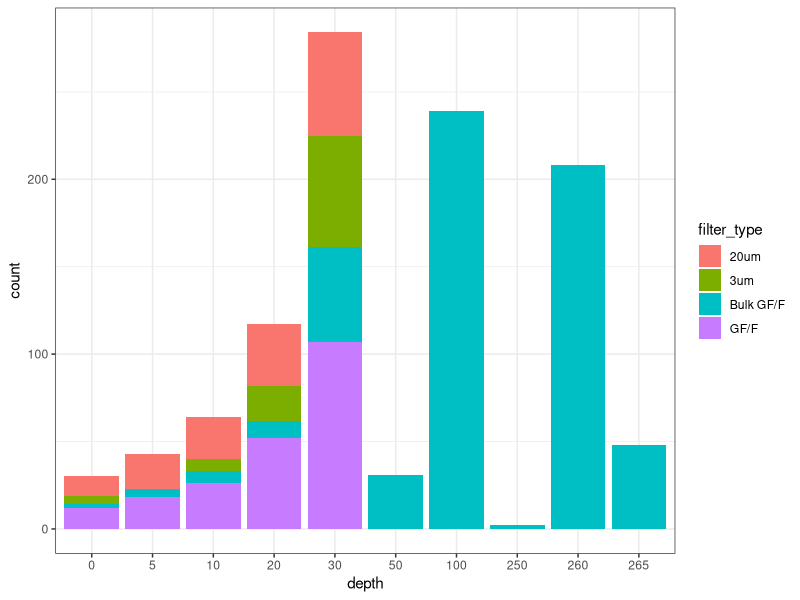
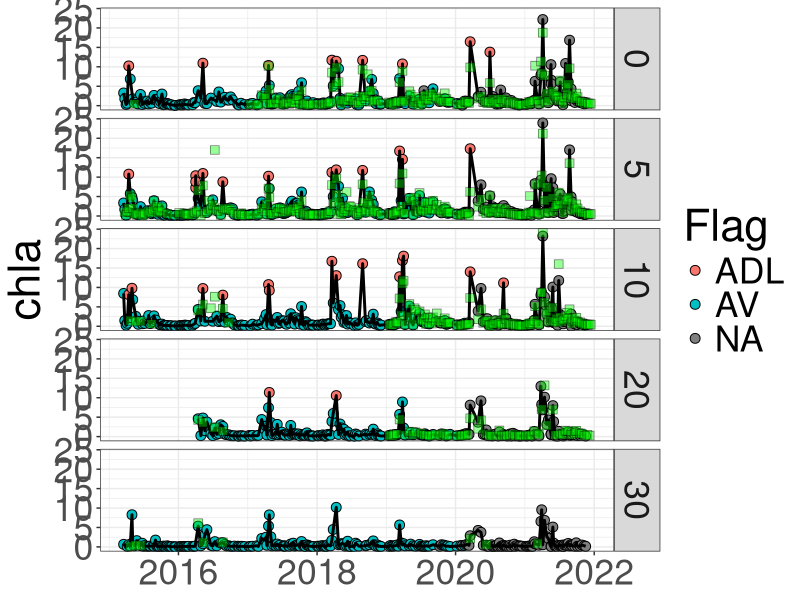
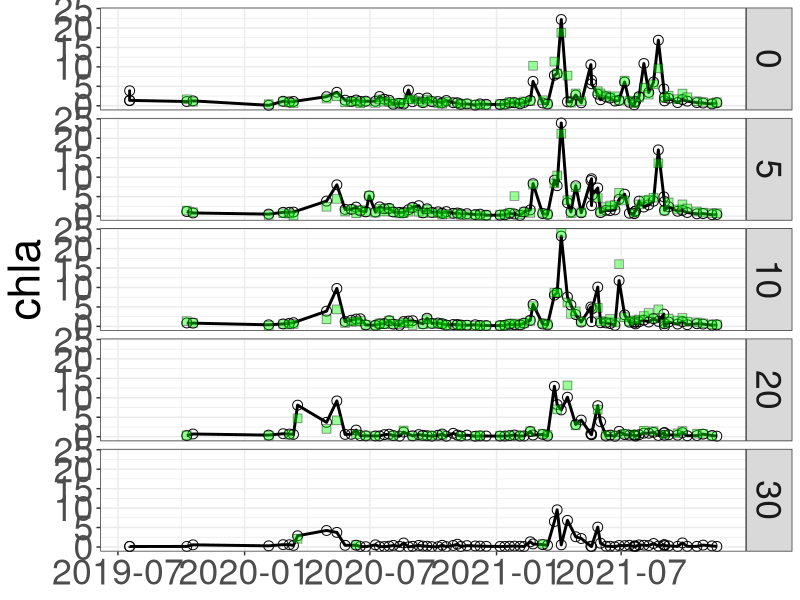
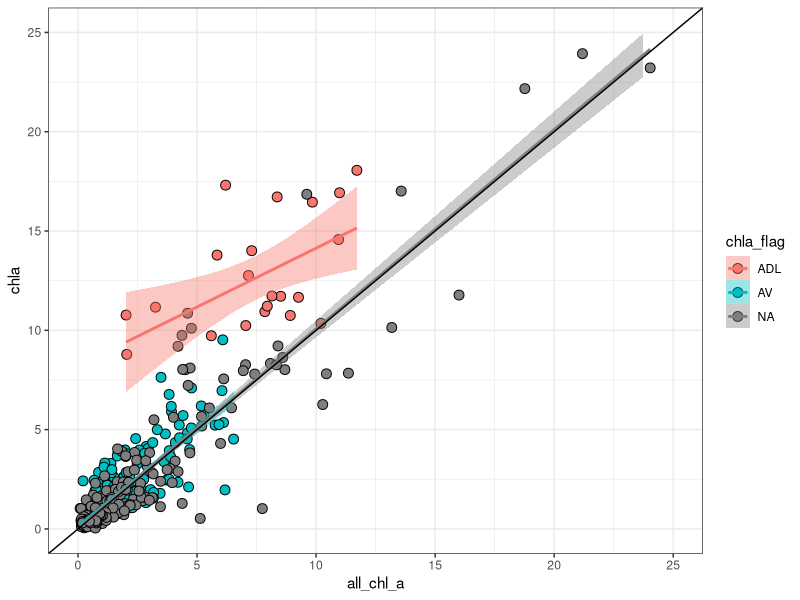
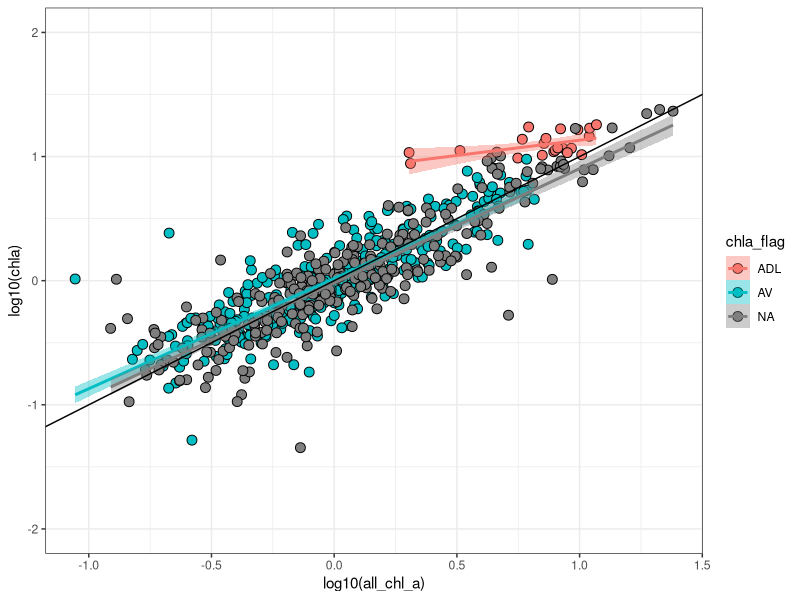
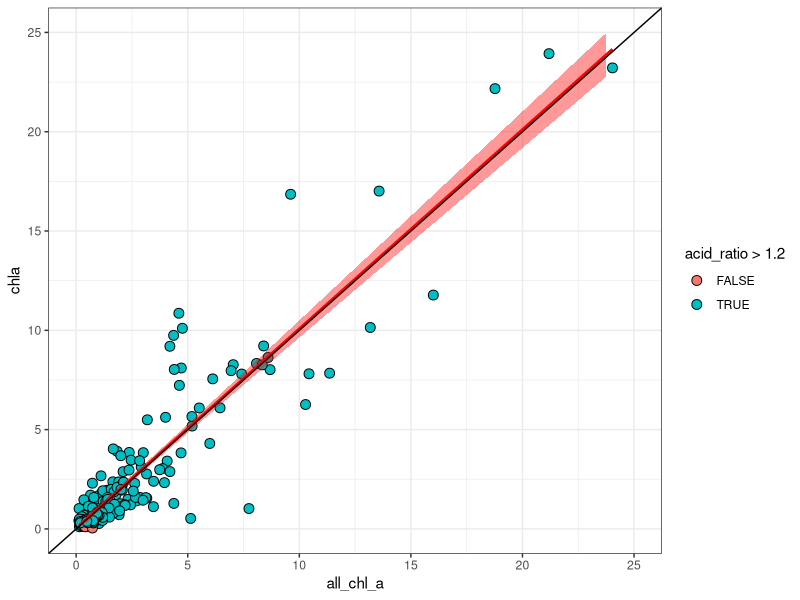
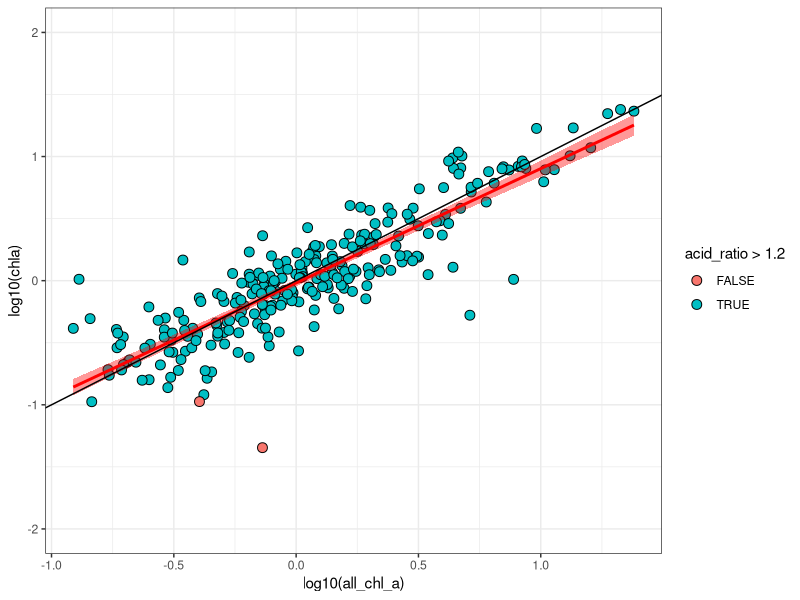
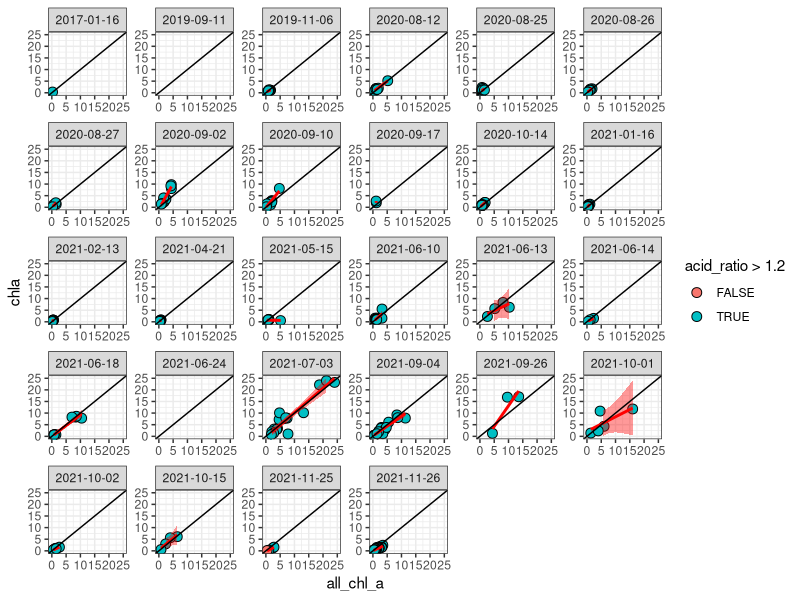

Reproduce these figures in R, in order. (Note: this script raises an error after producing the figures.)
## ---- chunk 1
#Upload packages
library(tidyverse)
library(here)
library(patchwork)
library(readxl)
## ---- chunk 2
#Upload chl dataset - entire dataset downloaded from the portal on 2022-01-04
chl <- read_csv(here("files", "qu39_2022-07-06.csv"))

#Upload HPLC data
hplc <- read_csv(here("files", "qu39_hplc_2022-07-06.csv"))

#Upload CTD data
# ctd <- read_excel(here("files", "qcs01-2022-04-20_ctd.xlsx"),
#                       sheet = "Data")

#Upload CTD metadata from drops sheet in portal excel download
# ctd_meta <- read_excel(here("files",  "qcs01-2022-04-20_ctd.xlsx"),
#                       sheet = "Drops")

## ---- chunk 3
#Selecting relevant columns
chl <- chl %>% 
  select(date, site_id, survey, line_out_depth, collected, analyzed, hakai_id, 
         calibration:calibration_slope, filter_type, before_acid, after_acid,
         acid_flag, dilution_factor, chla, chla_flag, phaeo, phaeo_flag) 

#Adding month column
chl <- chl %>% 
  mutate(month = lubridate::month(date)) %>% 
  relocate(month, .after = date)

#Creating duplicate and acid ratio columns
chl <- chl %>% 
  group_by(collected, site_id, line_out_depth, filter_type) %>% 
  mutate(rep = n()) %>%
  ungroup() %>% 
  group_by(hakai_id) %>% 
  mutate(rep_id = n()) %>% 
  ungroup() %>% 
  mutate(acid_ratio = before_acid/after_acid)

#Pulling out duplicates - alot. Some have different Hakai IDs, but have same metadata with one being analyzed and the other not - I think DFO crosse comparison samples.
check_dup <- chl %>% 
  filter(rep > 1)

#these are the samples with duplicate hakai IDs. These are the bigger problem
check_dup_id <- chl %>% 
  filter(rep_id > 1)

## ---- chunk 4
#Wrangling hplc dataset

#Selecting important columns and limiting to records with results
hplc <- hplc %>% 
  filter(!is.na(all_chl_a)) %>% 
  select(date, collected, line_out_depth, all_chl_a)
## ---- chunk 5
#Wrangling CTD profiles data

#Reduce columns, rename to workable name for queries and join drop metadata to drop data
# ctd <- ctd %>%
#   left_join(ctd_meta, by = "Cast PK") %>% 
#   mutate(date = lubridate::date(`Measurement time`)) %>%
#   mutate(year = lubridate::year(`Measurement time`)) %>%
#   select(castpk = `Cast PK`, ctdNum = `CTD serial number`, 
#          ctdFirm = `CTD firmware version`, station = Station.x, lat = Latitude,
#          long = Longitude, time = `Measurement time`, date, year,
#          dep = `Depth (m)`, pres = `Pressure (dbar)`,
#          flu = `Fluorometry Chlorophyll (ug/L)`)

#checking if there are duplicated CTD cast - looks like all single casts
# check_ctd_dup <- ctd %>% 
#   distinct(castpk, date) %>% 
#   group_by(date) %>% 
#   summarise(n_cast = n()) %>% 
#   ungroup()

#checking min/max ctd cast depths for each castPK - All start at 1 and all deeper than 100
# check_ctd_depth <- ctd %>% 
#   group_by(castpk) %>% 
#   summarise(min_dep = min(pres),
#             max_dep = max(pres)) %>% 
#   ungroup()

#Three different CTDs used. 
# check_ctd_inst <- ctd %>% 
#   distinct(ctdNum)
## ---- chunk 6
#Diagnostic checks

#Depth check - where were samples collected - only bulk collected at 100 and 115m.
check_depth <- chl %>% 
  distinct(line_out_depth, filter_type)

#Looking at calibrations applied to data - doesn't look like recent calibrations have been applied - what's the newest data uploaded -  it should have the new information
check_cali <- chl %>% 
  distinct(calibration, acid_ratio_correction_factor, acid_coefficient,
           calibration_slope)

#Looking for negative values - lots - most are flagged already. Some interesting things to look for here.
check_neg <- chl %>% 
  filter(chla < 0 | phaeo < 0)

#There are lots and I need to investigate this.
check_na <- chl %>% 
  filter(is.na(chla) | is.na(phaeo))

#Checking if there are any pre-existing flags - huge amount of samples flagged. I went through these pretty carefully and they should be pretty good. 4 samples with NA Chl flags and SVD phaeo flags.
check_flag <- chl %>% 
  filter(!is.na(chla_flag) | !is.na(phaeo_flag))

#Checking acid flag - sometimes the crew flags suspect data here rather than directly applying flags
#Currently 20 records from a single day where the chlorophyll blanks were higher than usual.
check_acid_flag <- chl %>% 
  filter(!is.na(acid_flag))

#Looking for filters with low acid ratios -  quite a few for data that hasn't been flagged yet.
check_ar <- chl %>% 
  filter(acid_ratio < 1.2)

#Plotting depths with low acid ratio - all bulk samples from > 100m (expected) 
check_ar %>% 
  ggplot(aes(x = as.factor(line_out_depth), fill = filter_type)) +
  geom_bar(stat = "count", position = "stack") +
  labs(x = "depth",
       y = "count") +
  theme_bw()


## ---- chunk 7
#checking samples that were diluted. Need to determine when we started doing this.

check_dilution <- chl %>% 
  filter(dilution_factor > 1)

#Looking at samples that haven't been qc'd that have raw values above instrument threshold - good sign, only 1 and not above threshold.
check_adl <- chl %>% 
  filter(!is.na(analyzed) & is.na(chla_flag) & before_acid > 600000)
## ---- chunk 8
#Pulling out all samples that haven't been QC'd -  for now removing samples that were not analyzed post 2022 on the new module. 
chl_qc <- chl %>% 
  filter(!is.na(analyzed) & analyzed < "2022-01-01" & 
           (is.na(chla_flag) | chla_flag == "AV" | chla_flag == "ADL"))

#Pulling out all QC'd data
chl_av <- chl %>% 
  filter(chla_flag == "AV")

## ---- chunk 9
#Investigating bulk data for errors

#Pulling out the bulk filters
chl_bulk <- chl_qc %>% 
  filter(filter_type == "Bulk GF/F")

#Making a column showing if there are replicated filters.
chl_bulk <- chl_bulk %>% 
  group_by(date, line_out_depth) %>% 
  mutate(dup_day = n()) %>%
  ungroup() %>% 
  group_by(collected, line_out_depth) %>% 
  mutate(dup_sample = n()) %>%
  ungroup() %>% 
  group_by(hakai_id) %>% 
  mutate(dup_id = n()) %>%
  ungroup()

#Querying duplicated bulk records. 0.
check_bulk_dup_day <- chl_bulk %>% 
  filter(dup_day > 1)

check_bulk_dup_samp <- chl_bulk %>% 
  filter(dup_sample > 1)

check_bulk_dup_id <- chl_bulk %>% 
  filter(dup_id > 1)

#So lots of duplicates where multiple programs went out on a single day, but only one sample that is an exact replicate/duplicate

#Filtering out any duplicated
# chl_bulk <- chl_bulk %>% 
#   filter(filt_num == 1)

#The bulk data looks good.
## ---- chunk 10
#Looking at bulk data - timeseries
chl_bulk %>%
  filter(line_out_depth < 50) %>% 
  ggplot(aes(x = date, y = chla)) +
  geom_point(aes(fill = chla_flag), pch = 21, size = 3.0) +
  geom_line(size = 1) +
  geom_point(data = hplc, aes(x = date, y = all_chl_a), pch = 22, fill = "green",
             alpha = 0.4, size = 3) +
  facet_grid(line_out_depth ~ .) +
  theme_bw() +
  labs(fill = "Flag") +
  theme(text = element_text(size = 32),
        axis.title.x = element_blank())
  

#Should add HPLC and fluorescence to this and print for viewing.
ggsave(here("figures_qc", "timeseries_qu39_bulk.png"),
        width = 16, height = 12, dpi = 300)
## ---- chunk 11
#Joining HPLC with chlorophyll

chl_bulk <- chl_bulk %>% 
  left_join(hplc)

## ---- chunk 12
#Looking at bulk data - timeseries
chl_bulk %>%
  filter(line_out_depth < 50 & is.na(chla_flag) & date > "2019-01-01") %>% 
  ggplot(aes(x = date)) +
  geom_point(aes(y = chla), pch = 21, size = 3.0) +
  geom_line(aes(y =chla), size = 1) +
  geom_point(aes(y = all_chl_a), pch = 22, fill = "green",
             alpha = 0.4, size = 3) +
  facet_grid(line_out_depth ~ .) +
  theme_bw() +
  labs(fill = "Flag") +
  theme(text = element_text(size = 32),
        axis.title.x = element_blank())
  

#Should add HPLC and fluorescence to this and print for viewing.
ggsave(here("figures_qc", "timeseries_qu39_bulk_no-flag.png"),
        width = 16, height = 12, dpi = 300)
## ---- chunk 13
#Plotting hplc against bulk chl

#Plotting all data with ADL flags a separate group with a separate regression line
chl_bulk %>% 
  ggplot(aes(x = all_chl_a, y = chla, fill = chla_flag)) +
  geom_point(pch = 21, size = 3.0) +
  geom_smooth(aes(color = chla_flag), method = 'lm') +
  geom_abline(intercept = 0, slope = 1) +
  xlim(0,25) +
  ylim(0,25) +
  theme_bw() +
  theme()
## ---- chunk 14
#Same plot as above but in log10 scale
chl_bulk %>% 
  ggplot(aes(x = log10(all_chl_a), y = log10(chla), fill = chla_flag)) +
  geom_point(pch = 21, size = 3.0) +
  geom_smooth(aes(color = chla_flag), method = 'lm') +
  geom_abline(intercept = 0, slope = 1) +
  ylim(-2, 2) +
  theme_bw() +
  theme()
## ---- chunk 15
chl_bulk %>% 
  filter(is.na(chla_flag)) %>% 
  ggplot(aes(x = all_chl_a, y = chla)) +
  geom_point(aes(fill = acid_ratio > 1.2), pch = 21, size = 3.0) +
  geom_smooth(method = 'lm', color = "red", fill = "red") +
  geom_abline(intercept = 0, slope = 1) +
  xlim(0,25) +
  ylim(0,25) +
  theme_bw() +
  theme()

#Of the data that hasn't been QC'd, there are a few concerning points of very low chla for high TChla.

## ---- chunk 16

#Plotting only un-QC'd data and coloring by whether the acid ratio is <1.2 - log10 scale
chl_bulk %>% 
  filter(is.na(chla_flag)) %>% 
  ggplot(aes(x = log10(all_chl_a), y = log10(chla))) +
  geom_point(aes(fill = acid_ratio > 1.2), pch = 21, size = 3.0) +
  geom_smooth(method = 'lm', color = "red", fill = "red") +
  geom_abline(intercept = 0, slope = 1) +
  ylim(-2, 2) +
  theme_bw() +
  theme()
## ---- chunk 17
chl_bulk <- chl_bulk %>% 
  mutate(analyzed_date = lubridate::date(analyzed)) %>% 
  relocate(analyzed_date, .after = analyzed)


chl_bulk %>% 
  filter(is.na(chla_flag)) %>% 
  ggplot(aes(x = all_chl_a, y = chla)) +
  geom_point(aes(fill = acid_ratio > 1.2), pch = 21, size = 3.0) +
  geom_smooth(method = 'lm', color = "red", fill = "red") +
  geom_abline(intercept = 0, slope = 1) +
  facet_wrap(~ as.factor(analyzed_date), scales = "free") +
  xlim(0,25) +
  ylim(0,25) +
  theme_bw() +
  theme()

ggsave(here("figures_qc", "test.png"),
        width = 16, height = 12, dpi = 300)

## ---- chunk 18
#Looking at samples that were collected in the surface waters and have low acid ratios.
check_bulk_ar <- chl_bulk %>% 
  filter(is.na(chla_flag) & acid_ratio < 1.2 & line_out_depth < 50)
## ---- chunk 19
#Investigating size-fractionated data for errors.

#Calculating the number of filters for each size-fraction set
chl_sf <- chl_qc %>% 
  filter(!filter_type == "Bulk GF/F") %>%
  filter(!is.na(chla)) %>% 
  group_by(collected, line_out_depth) %>% 
  mutate(filt_num = n()) %>% 
  ungroup()

#Looking for size fraction sets that have less than 3 filters - 119 observations - I'd imagine a lot of SVC and SVD flags for single filter.
check_sf_low <- chl_sf %>% 
  filter(filt_num < 3)

#Looking at size fraction sets that have more than 3 filters. Some are just replicated hakai IDS, but quite a few from zoopsprint - I wonder if one of the GF/Fs is meant to be bulk.
check_sf_high <- chl_sf %>% 
  filter(filt_num > 3)

#Subsetting where there are 3 size-fractionated filters. 
chl_sf <- chl_sf %>% 
  filter(filt_num == 3)

#Querying replicated filter types within a set - two examples where there are two duplicated filters within a 3 filter set. Only one is not QC'd - check metadata note.
check_sf_dup <- chl_sf %>% 
  group_by(collected, line_out_depth, filter_type) %>% 
  mutate(filt_unique = n()) %>% 
  ungroup() %>% 
  filter(filt_unique > 1)  
 

chl_sf <- chl_sf %>% 
  group_by(collected, line_out_depth, filter_type) %>% 
  mutate(filt_unique = n()) %>% 
  ungroup() %>% 
  filter(filt_unique == 1)
  
## ---- chunk 20
#Calculating the size-fractionated sum for comparison with the bulk
chl_sf_sum <- chl_sf %>% 
  filter(chla_flag == "AV" | chla_flag == "ADL" | is.na(chla_flag)) %>% 
  group_by(collected, line_out_depth) %>% 
  mutate(sf_sum = sum(chla)) %>% 
  ungroup() %>% 
  distinct(collected, line_out_depth, sf_sum, .keep_all = TRUE) %>% 
  select(collected, line_out_depth, sf_sum)

#Merging with the size-fractionated data for comparison.
chl_comp <- chl_bulk %>%
  select(date, collected, line_out_depth, bulk_chla = chla,
         bulk_flag = chla_flag, all_chl_a) %>% 
  filter(line_out_depth < 99) %>% 
  left_join(chl_sf_sum)

#Looking why there are NAs in join. All from where SF did not have 3 filters in set.
check_comp_na <- chl_comp %>% 
  filter(is.na(bulk_chla) | is.na(sf_sum))

## ---- chunk 21
#Plotting sf_sum against bulk chl - Something is up with my join.
chl_comp %>% 
  ggplot(aes(x = bulk_chla, y = sf_sum, fill = bulk_flag)) +
  geom_point(pch = 21, size = 3.0) +
  geom_smooth(aes(color = bulk_flag), method = 'lm') +
  geom_abline(intercept = 0, slope = 1) +
  xlim(0, 30) +
  ylim(0, 30) +
  theme_bw() +
  theme()

#To me this looks pretty darn good - the samples with ADL may have a trend to higher size fractionated sum at higher concentrations.

#Maybe one sample here that should be checked for havin low bulk concentration

## ---- chunk 22
chl_comp %>% 
  ggplot(aes(x = log10(bulk_chla), y = log10(sf_sum), fill = bulk_flag)) +
  geom_point(pch = 21, size = 3.0) +
  geom_smooth(aes(color = bulk_flag), method = 'lm') +
  geom_abline(intercept = 0, slope = 1) +
  # xlim(0, 30) +
  # ylim(0, 30) +
  theme_bw() +
  theme()
## ---- chunk 23
chl_bulk %>% 
  filter(is.na(chla_flag)) %>% 
  ggplot(aes(x = all_chl_a, y = chla)) +
  geom_point(aes(fill = acid_ratio > 1.2), pch = 21, size = 3.0) +
  geom_smooth(method = 'lm', color = "red", fill = "red") +
  geom_abline(intercept = 0, slope = 1) +
  xlim(0,30) +
  ylim(0,30) +
  theme_bw() +
  theme()

#Definitely some disperson here, but doesn't seem to be more than expected

## ---- chunk 24
chl_bulk %>% 
  filter(is.na(chla_flag)) %>% 
  ggplot(aes(x = log10(all_chl_a), y = log10(chla))) +
  geom_point(aes(fill = acid_ratio > 1.2), pch = 21, size = 3.0) +
  geom_smooth(method = 'lm', color = "red", fill = "red") +
  geom_abline(intercept = 0, slope = 1) +
  ylim(-2, 2) +
  theme_bw() +
  theme()
## ---- chunk 25
#Looking at bulk data - timeseries
chl_comp %>%
  filter(line_out_depth < 50 & is.na(bulk_flag) & date > "2019-01-01") %>% 
  ggplot(aes(x = date)) +
  geom_point(aes(y = bulk_chla), pch = 21, size = 3.0) +
  geom_line(aes(y = bulk_chla), size = 1) +
  geom_point(aes(y = sf_sum), pch = 21, size = 3.0, color = "red") +
  geom_line(aes(y = sf_sum), size = 1, color = "red") +
  geom_point(aes(y = all_chl_a), pch = 22, fill = "green",
             alpha = 0.4, size = 3) +
  facet_grid(line_out_depth ~ ., scales = "free_y") +
  theme_bw() +
  labs(fill = "Flag") +
  theme(text = element_text(size = 32),
        axis.title.x = element_blank())
  

#Should add HPLC and fluorescence to this and print for viewing.
ggsave(here("figures_qc", "timeseries_qu39_bulk-SF_no-flag.png"),
        width = 16, height = 12, dpi = 300)

#Everything looks pretty spot on.

## ---- chunk 26
#Looking at bulk data - box plot - sort of cool, but hard to see. Maybe if I print it would be better.
chl_bulk %>%
  filter(line_out_depth < 50) %>% 
  ggplot(aes(x = as.factor(month), y = chla)) +
  geom_boxplot() +
  geom_jitter(aes(fill = chla_flag), pch = 21) +
  facet_grid(line_out_depth ~ .)

## ---- chunk 27
#Calculating the size-fractionated sum for comparison with the bulk
chl_sf_sum <- chl_sf %>% 
  group_by(collected, line_out_depth) %>% 
  mutate(sf_sum = sum(chla)) %>% 
  ungroup() %>% 
  distinct(collected, line_out_depth, sf_sum, .keep_all = TRUE) %>% 
  select(collected, line_out_depth, sf_sum)

#Removing deep bulk samples for joining with the SF sum.

#Merging with the size-fractionated data for comparison.
chl_comp <- chl_bulk %>%
  select(date, collected, line_out_depth, bulk_chla = chla) %>% 
  filter(line_out_depth < 99) %>% 
  left_join(chl_sf_sum)

#Looking why there are NAs in join. All from where SF did not have 3 filters in set.
check_comp_na <- chl_comp %>% 
  filter(is.na(bulk_chla) | is.na(sf_sum))

#Now joining with hplc
chl_comp <- chl_comp %>% 
  left_join(hplc)

#Now joining with CTD fluorescence.

#First altering CTD file to make it comparable to the bottle data, which includes changing 1m pressure to 0m depth for joining with surface bottle data.
ctd_join <- ctd %>% 
  select(date, ctdNum, line_out_depth = pres, flu) %>% 
  mutate(line_out_depth = case_when(line_out_depth == 1 ~ 0,
                           TRUE ~ as.numeric(line_out_depth)))

chl_comp <- chl_comp %>% 
  left_join(ctd_join)

#Filter comparison looks good
## ---- chunk 28
#Plotting scatter of bulk versus SF sum concentrations

chl_comp %>% 
  ggplot(aes(x = bulk_chla, y = sf_sum)) + 
  geom_point(aes(fill = as.factor(line_out_depth)), pch = 21, size = 3) +
  geom_abline(slope = 1, intercept = 0) +
  geom_smooth(method = "lm", color = "black") +
  ggpubr::stat_cor(aes(label = ..rr.label..), label.y = 9, size = 8) +
  ggpubr::stat_regline_equation(label.y = 10, size = 8) +
  labs(x = "Bulk Chla (ug/L)",
       y = "SF-Sum Chla (ug/L)",
       fill = "Depth") +
  xlim(0, 10) + #Make sure to check data range and change these limits to include all data
  ylim(0, 10) +
  theme_bw()

#Comparison of bulk and SF sum looks normal. SF underestimates bulk, notably at high concentrations.
## ---- chunk 29
#Plotting scatter of bulk versus CTD fluorescence

chl_comp %>% 
  ggplot(aes(x = bulk_chla, y = flu)) + 
  geom_point(aes(fill = as.factor(line_out_depth)), pch = 21, size = 3) +
  geom_abline(slope = 1, intercept = 0) +
  geom_smooth(method = "lm", color = "black") +
  ggpubr::stat_cor(aes(label = ..rr.label..), label.y = 9, size = 8) +
  ggpubr::stat_regline_equation(label.y = 10, size = 8) +
  labs(x = "Bulk Chla (ug/L)",
       y = "CTD Fluor. (ug/L)",
       fill = "Depth") +
  xlim(0, 10) + #Make sure to check data range and change these limits to include all data
  ylim(0, 10) +
  theme_bw()

#Very interesting trends - CTD fluorescence is much lower than Bulk chlorophyll?
## ---- chunk 30
#Plotting scatter of bulk versus CTD fluorescence - without surface samples

chl_comp %>% 
  filter(!line_out_depth == 0) %>% 
  ggplot(aes(x = bulk_chla, y = flu)) + 
  geom_point(aes(fill = as.factor(line_out_depth)), pch = 21, size = 3) +
  geom_abline(slope = 1, intercept = 0) +
  geom_smooth(method = "lm", color = "black") +
  ggpubr::stat_cor(aes(label = ..rr.label..), label.y = 9, size = 8) +
  ggpubr::stat_regline_equation(label.y = 10, size = 8) +
  labs(x = "Bulk Chla (ug/L)",
       y = "CTD Fluor. (ug/L)",
       fill = "Depth") +
  xlim(0, 10) + #Make sure to check data range and change these limits to include all data
  ylim(0, 10) +
  theme_bw()

#Very interesting trends - CTD fluorescence is much lower than bulk Chl (even with surface removed). Why?
## ---- chunk 31
#Plotting scatter of bulk versus CTD fluorescence - colors represent instrument number

chl_comp %>% 
  filter(!line_out_depth == 0) %>% 
  ggplot(aes(x = bulk_chla, y = flu)) + 
  geom_point(aes(fill = as.factor(ctdNum)), pch = 21, size = 3) +
  geom_abline(slope = 1, intercept = 0) +
  geom_smooth(method = "lm", color = "black") +
  ggpubr::stat_cor(aes(label = ..rr.label..), label.y = 9, size = 8) +
  ggpubr::stat_regline_equation(label.y = 10, size = 8) +
  labs(x = "Bulk Chla (ug/L)",
       y = "CTD Fluor. (ug/L)",
       fill = "Depth") +
  xlim(0, 10) + #Make sure to check data range and change these limits to include all data
  ylim(0, 10) +
  theme_bw()

#Very interesting trends - CTD fluorescence is much lower than bulk Chl (even with surface removed). Why?
## ---- chunk 32
#Plotting scatter of bulk versus HPLC - only at single depth

chl_comp %>% 
  ggplot(aes(x = bulk_chla, y = all_chl_a)) + 
  geom_point(aes(fill = as.factor(line_out_depth)), pch = 21, size = 3) +
  geom_abline(slope = 1, intercept = 0) +
  geom_smooth(method = "lm", color = "black") +
  ggpubr::stat_cor(aes(label = ..rr.label..), label.y = 9, size = 8) +
  ggpubr::stat_regline_equation(label.y = 10, size = 8) +
  labs(x = "Bulk Chla (ug/L)",
       y = "HPLC TChla Chla (ug/L)",
       fill = "Depth") +
  xlim(0, 10) + #Make sure to check data range and change these limits to include all data
  ylim(0, 10) +
  theme_bw()

#HPLC All Chla is less than half of Bulk Chla. Still don't know what to make of this, but at least strongly correlated.
## ---- chunk 33
#Plotting scatter of HPLC TChla vs Fluorescence.

chl_comp %>% 
  ggplot(aes(x = all_chl_a, y = flu)) + 
  geom_point(aes(fill = as.factor(line_out_depth)), pch = 21, size = 3) +
  geom_abline(slope = 1, intercept = 0) +
  geom_smooth(method = "lm", color = "black") +
  ggpubr::stat_cor(aes(label = ..rr.label..), label.y = 9, size = 8) +
  ggpubr::stat_regline_equation(label.y = 10, size = 8) +
  labs(x = "HPLC TChla Chla (ug/L)",
       y = "CTD Fluor. (ug/L)",
       fill = "Depth") +
  xlim(0, 10) + #Make sure to check data range and change these limits to include all data
  ylim(0, 10) +
  theme_bw()


## ---- chunk 34
#Making a time-series plot of bulk chlorophyll separated by depth and colored by acid ratio.

chl %>%
  filter(line_out_depth < 50 &
           filter_type == "Bulk GF/F") %>% 
  ggplot(aes(x = date, y = chla)) + 
  geom_point(aes(fill = acid_ratio), pch = 21, size = 3) + 
  geom_line() + 
  facet_grid(line_out_depth ~ ., scales = "free_y") +
  labs(y = "Bulk Chla (ug/L)",
       fill = "AR") +
  theme_bw() +
  theme(text = element_text(size = 25),
        axis.text = element_text(colour = "black"),
        axis.title.x = element_blank())

# ggsave(here("figures_qc", "QC_bulk_qu39_depth_TS.png"), 
#        width = 16, height = 12, dpi=300)
## ---- chunk 35
#Plot timeseries of stacked size fractions. 
## ---- chunk 36
#Exporting Bulk chlorophyll data for Kush
chl_export <- chl_comp %>% 
  select(date, collected, line_out_depth, bulk_chla)


write_csv(chl_export, here("outputs", "bulk_fluorometric_chla.csv"))

